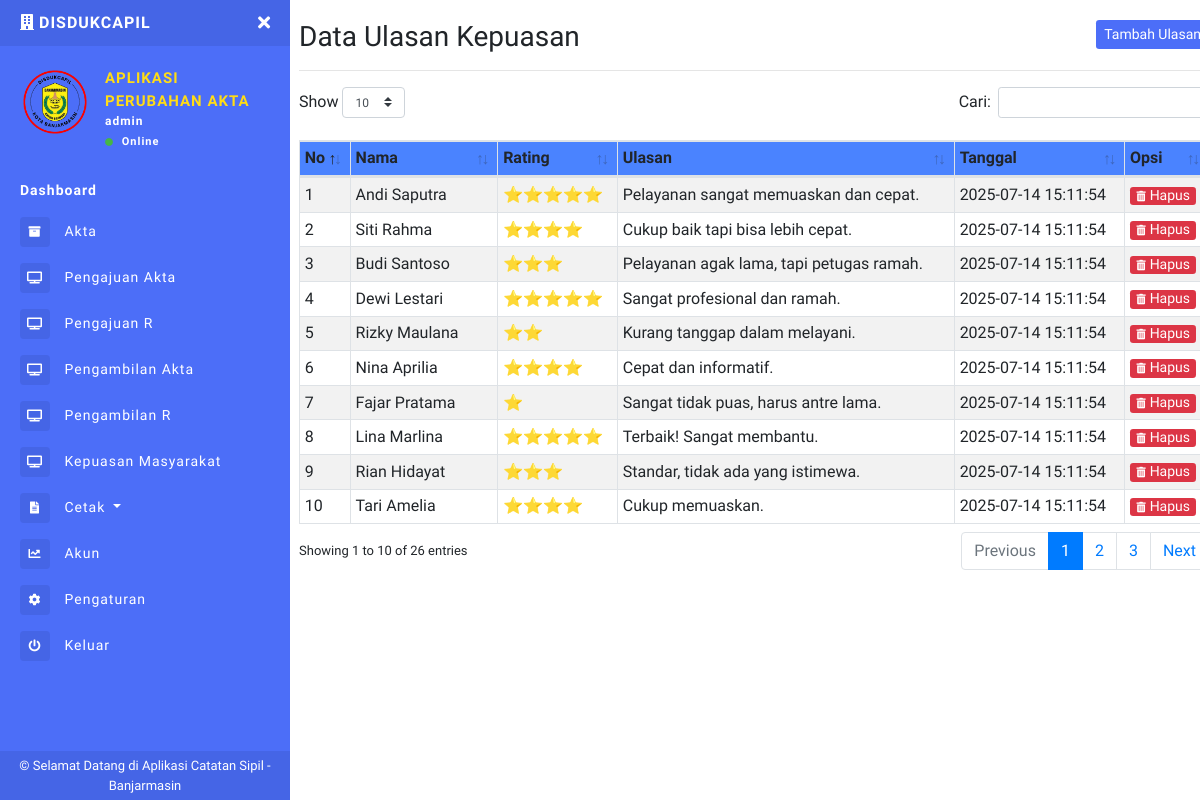
Screenshot of /kepuasan.php (signed in) with the database file from the repository.
### tables this page shows
CREATE TABLE `users` (
  `id_user` int(11) NOT NULL,
  `nik` varchar(16) NOT NULL,
  `no_kk` varchar(16) NOT NULL,
  `nama_lengkap` varchar(100) NOT NULL,
  `jk` enum('L','P') NOT NULL,
  `tempat_lahir` varchar(50) DEFAULT NULL,
  `tanggal_lahir` date DEFAULT NULL,
  `alamat` text DEFAULT NULL,
  `no_wa` varchar(15) DEFAULT NULL,
  `email` varchar(100) DEFAULT NULL,
  `password` varchar(255) NOT NULL,
  `role` varchar(255) NOT NULL,
  `logo` varchar(255) NOT NULL
);

CREATE TABLE `kepuasan_pelayanan` (
  `id_kp` int(11) NOT NULL,
  `nama_masyarakat` varchar(255) NOT NULL,
  `rating` int(255) NOT NULL,
  `ulasan` text NOT NULL,
  `tanggal` timestamp NOT NULL DEFAULT current_timestamp()
);

### kepuasan.php (the view, shortened to what this page needs)
<?php include 'sidebar.php'; ?>
<h1 class="h3 mb-0">
    Data Ulasan Kepuasan
    <button class="btn btn-primary btn-sm border-0 float-right" type="button" data-toggle="modal" data-target="#kepuasanModal">Tambah Ulasan</button>
</h1>
<hr>
<table class="table table-striped table-sm table-bordered dt-responsive nowrap" id="table" width="100%">
    <thead style="background-color: #4a83ffff;">
        <tr>
            <th>No</th>
            <th>Nama</th>
            <th>Rating</th>
            <th>Ulasan</th>
            <th>Tanggal</th>
            <th>Opsi</th>
        </tr>
    </thead>
    <tbody>
        <?php
        $no = 1;
        $data = mysqli_query($conn, "SELECT * FROM kepuasan_pelayanan ORDER BY tanggal DESC");
        while ($d = mysqli_fetch_array($data)) {
        ?>
            <tr>
                <td><?= $no++; ?></td>
                <td><?= htmlspecialchars($d['nama_masyarakat']) ?></td>
                <td><?= str_repeat('⭐', $d['rating']); ?></td>
                <td><?= htmlspecialchars($d['ulasan']) ?></td>
                <td><?= $d['tanggal'] ?></td>
                <td>
                    <a class="btn btn-danger btn-xs" href="?hapus=<?= $d['id_kp']; ?>" onclick="return confirm('Yakin ingin menghapus?')">
                        <i class="fas fa-trash-alt fa-xs mr-1"></i>Hapus
                    </a>
                </td>
            </tr>
        <?php } ?>
    </tbody>
</table>
<?php include 'footer.php'; ?>

### sidebar.php (shortened to what this page needs)
<?php
include "config.php";
$uid = $_SESSION['id_user'];
$DataLogin = mysqli_fetch_array(mysqli_query($conn, "SELECT * FROM users WHERE id_user='$uid'"));
$role = $DataLogin['role'];
$logo = $DataLogin['logo'];
$data_level = $_SESSION["role"];
?>
<!DOCTYPE html>
<html>
<head>
  <link rel="stylesheet" href="https://maxcdn.bootstrapcdn.com/bootstrap/4.0.0/css/bootstrap.min.css">
  <link href="assets/css/style.css" rel="stylesheet">
  <link href="https://use.fontawesome.com/releases/v5.0.6/css/all.css" rel="stylesheet">
  <link href="assets/vendor/datatables/dataTables.bootstrap4.min.css" rel="stylesheet">
  <link href="assets/vendor/datatables/responsive.bootstrap4.min.css" rel="stylesheet">
</head>
<body>
  <div class="page-wrapper chiller-theme toggled">
    <nav id="sidebar" class="sidebar-wrapper" style="width: 290px">
      <div class="sidebar-content">
        <div class="sidebar-brand">
          <a href="dashboard.php"><i class="fas fa-building mr-1"></i><?php echo $toko ?>DISDUKCAPIL</a>
          <div id="close-sidebar">
            <i class="fas fa-times"></i>
          </div>
        </div>
        <div class="sidebar-header">
          <div class="user-pic" style="height:70px;width:70px;">
            <img class="img-responsive img-rounded" src="assets/images/<?php echo $logo ?>"
              alt="User picture">
          </div>
          <div class="user-info">
            <span class="user-name">APLIKASI
            </span>
            <span class="user-name">PERUBAHAN AKTA
            </span>
            <span class="user-role"><?php echo $role ?></span>
            <span class="user-status">
              <i class="fa fa-circle"></i>
              <span>Online</span>
            </span>
          </div>
        </div>
        <?php
        if ($data_level == "admin") {
        ?>
          <div class="sidebar-menu">
            <ul>
              <li class="header-menu">
                <a href="dashboard.php">
                  <b>Dashboard</b>
                </a>
              </li>
              <li>
                <a href="akta.php">
                  <i class="fas fa-archive"></i>
                  <span>Akta</span>
                </a>
              </li>
              <li>
                <a href="pengajuan_akta.php">
                  <i class="fas fa-tv"></i>
                  <span>Pengajuan Akta</span>
                </a>
              </li>
              <li>
                <a href="r_pengajuan.php">
                  <i class="fas fa-tv"></i>
                  <span>Pengajuan R</span>
                </a>
              </li>
              <li>
                <a href="pengambilan_akta.php">
                  <i class="fas fa-tv"></i>
                  <span>Pengambilan Akta</span>
                </a>
              </li>
              <li>
                <a href="r_pengambilan.php">
                  <i class="fas fa-tv"></i>
                  <span>Pengambilan R</span>
                </a>
              </li>
              <li>
                <a href="kepuasan.php">
                  <i class="fas fa-tv"></i>
                  <span>Kepuasan Masyarakat</span>
                </a>
              </li>
              <li>
                <a href="#reportsDropdown" data-toggle="collapse" aria-expanded="false" class="dropdown-toggle">
                  <i class="fas fa-file-alt"></i>
                  <span>Cetak</span>
                </a>
              </li>
              <li>
                <a href="akuns.php">
                  <i class="fa fa-chart-line"></i>
                  <span>Akun</span>
                </a>
              </li>
              <li>
                <a href="pengaturan.php">
                  <i class="fa fa-cog"></i>
                  <span>Pengaturan</span>
                </a>
              </li>
              <li>
                <a href="#Exit" data-toggle="modal">
                  <i class="fa fa-power-off"></i>
                  <span>Keluar</span>
                </a>
              </li>
            </ul>
          </div>
        <?php
        }
        ?>
      </div>
      <div class="sidebar-footer" style="background-color :#4565e6;">
        © Selamat Datang di Aplikasi Catatan Sipil - Banjarmasin
      </div>
    </nav>
    <main class="page-content ml-4">
      <div class="container-fluid">
        <div class="d-block d-sm-block d-md-none d-lg-none py-2"></div>

### rows the page displays
users: logo (picture), role "admin"
kepuasan_pelayanan: nama_masyarakat "Andi Saputra", rating "⭐⭐⭐⭐⭐", ulasan "Pelayanan sangat memuaskan dan cepat.", tanggal "2025-07-14 15:11:54"
kepuasan_pelayanan: nama_masyarakat "Siti Rahma", rating "⭐⭐⭐⭐", ulasan "Cukup baik tapi bisa lebih cepat.", tanggal "2025-07-14 15:11:54"
kepuasan_pelayanan: nama_masyarakat "Budi Santoso", rating "⭐⭐⭐", ulasan "Pelayanan agak lama, tapi petugas ramah.", tanggal "2025-07-14 15:11:54"
kepuasan_pelayanan: nama_masyarakat "Dewi Lestari", rating "⭐⭐⭐⭐⭐", ulasan "Sangat profesional dan ramah.", tanggal "2025-07-14 15:11:54"
kepuasan_pelayanan: nama_masyarakat "Rizky Maulana", rating "⭐⭐", ulasan "Kurang tanggap dalam melayani.", tanggal "2025-07-14 15:11:54"
kepuasan_pelayanan: nama_masyarakat "Nina Aprilia", rating "⭐⭐⭐⭐", ulasan "Cepat dan informatif.", tanggal "2025-07-14 15:11:54"
kepuasan_pelayanan: nama_masyarakat "Fajar Pratama", rating "⭐", ulasan "Sangat tidak puas, harus antre lama.", tanggal "2025-07-14 15:11:54"
kepuasan_pelayanan: nama_masyarakat "Lina Marlina", rating "⭐⭐⭐⭐⭐", ulasan "Terbaik! Sangat membantu.", tanggal "2025-07-14 15:11:54"
kepuasan_pelayanan: nama_masyarakat "Rian Hidayat", rating "⭐⭐⭐", ulasan "Standar, tidak ada yang istimewa.", tanggal "2025-07-14 15:11:54"
kepuasan_pelayanan: nama_masyarakat "Tari Amelia", rating "⭐⭐⭐⭐", ulasan "Cukup memuaskan.", tanggal "2025-07-14 15:11:54"
